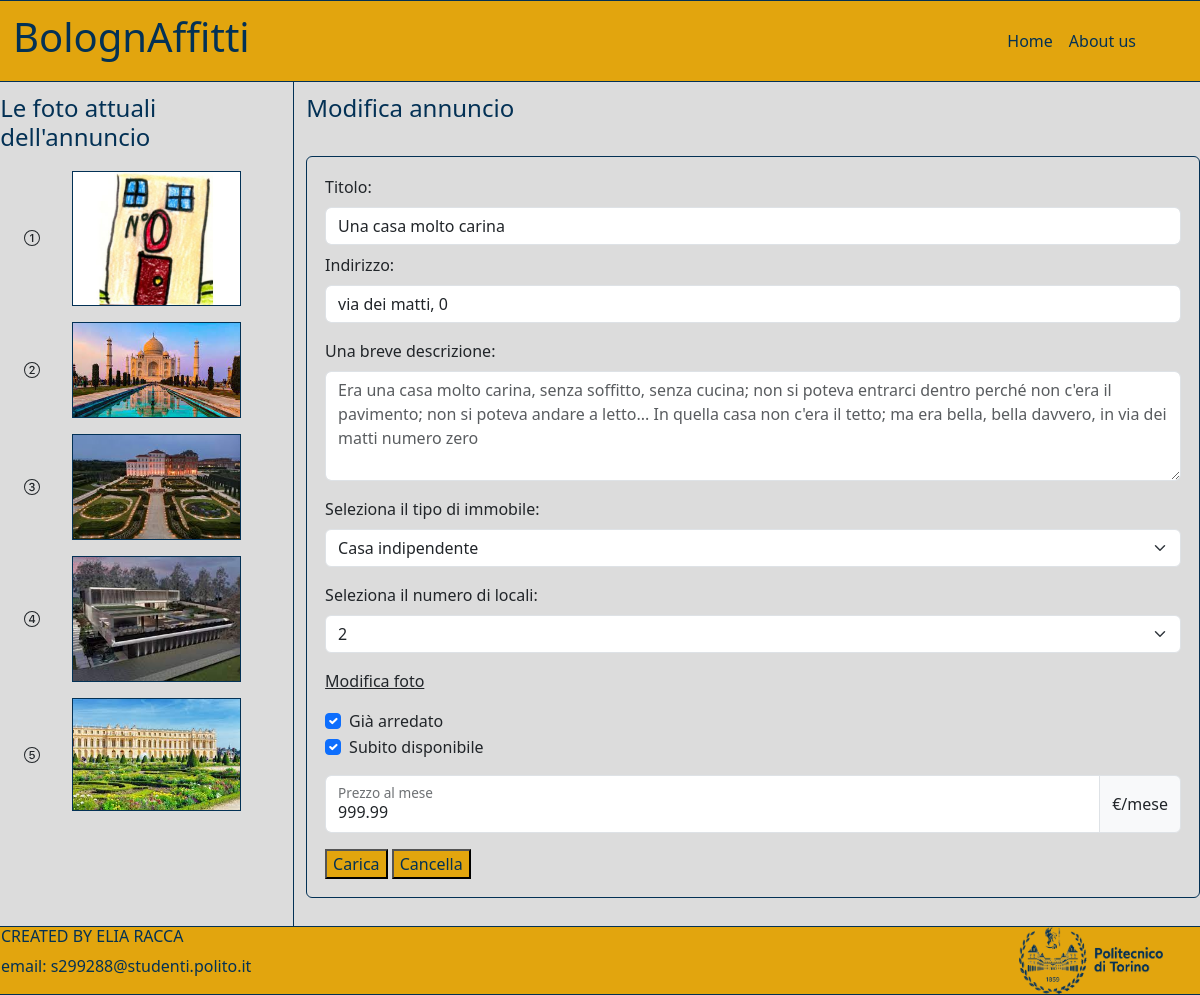
The page /modificaAnnuncio/1 (signed in) on the database its author committed.
### tables this page shows
CREATE TABLE "ANNUNCI" (
	"id_annuncio"	INTEGER NOT NULL UNIQUE,
	"titolo"	TEXT NOT NULL,
	"indirizzo"	TEXT NOT NULL,
	"tipoCasa"	TEXT NOT NULL,
	"numLocali"	INTEGER NOT NULL,
	"descrizione"	TEXT NOT NULL,
	"prezzo"	REAL NOT NULL,
	"isArredata"	INTEGER NOT NULL,
	"id_locatore"	INTEGER NOT NULL,
	"isDisponibile"	INTEGER NOT NULL,
	"url1"	TEXT NOT NULL,
	"url2"	TEXT,
	"url3"	TEXT,
	"url4"	TEXT,
	"url5"	TEXT,
	PRIMARY KEY("id_annuncio" AUTOINCREMENT),
	FOREIGN KEY("id_locatore") REFERENCES "UTENTI"("id_utente")
);

### app.py (the view)
@app.route('/modificaAnnuncio/<int:id>')
@login_required
def modifica_annuncio(id):
    annuncio_db = dao.get_annuncio_by_id(id)
    return render_template('modificaAnnuncio.html', annuncio = annuncio_db)

### app.py (called while the page is built)
@login_manager.user_loader
def load_user(user_id):
    db_user = dao.get_user_by_id(user_id)
    if db_user is not None:
        user = User(id=db_user['id_utente'], email=db_user['email'], nome=db_user['nome'], cognome=db_user['cognome'], password=db_user['password'], isLocatore=db_user['isLocatore'], isProfessionista=db_user['isProfessionista'], dataNascita=db_user['dataNascita'], imgProfilo=db_user['imgProfilo'])
        return user
    else:
        return None

### dao.py (called while the page is built)
def get_user_by_id(user_id):
    conn = sqlite3.connect('db/dbAffitti.db')
    conn.row_factory = sqlite3.Row
    cursor = conn.cursor()
    sql = 'SELECT * FROM UTENTI WHERE id_utente=?'
    cursor.execute(sql, (user_id, ))
    result = cursor.fetchone()
    cursor.close()
    conn.close()
    return result

def get_annuncio_by_id(id_annuncio):
    conn = sqlite3.connect('db/dbAffitti.db')
    conn.row_factory = sqlite3.Row
    cursor = conn.cursor()
    sql = 'SELECT * FROM ANNUNCI WHERE id_annuncio=?'
    cursor.execute(sql, (id_annuncio, ))
    result = cursor.fetchone()
    cursor.close()
    conn.close()
    return result

### templates/modificaAnnuncio.html (shortened to what this page needs)
{% extends "base.html" %}
{%block aside%}
<h4 class="titolo">Le foto attuali dell'annuncio</h4>
<section class="mt-3">
    <svg xmlns="http://www.w3.org/2000/svg" width="16" height="16" fill="currentColor" class="bi bi-1-circle ms-4" viewBox="0 0 16 16">
        <path d="M1 8a7 7 0 1 0 14 0A7 7 0 0 0 1 8m15 0A8 8 0 1 1 0 8a8 8 0 0 1 16 0M9.283 4.002V12H7.971V5.338h-.065L6.072 6.656V5.385l1.899-1.383z"/>
      </svg>
    <img src="{{url_for('static', filename = annuncio.url1)}}" class="fotoAnnuncio" alt="immagine principale dell'annuncio">
</section>
{%if annuncio.url2 != None%}
<section class="mt-3">
<img src="{{url_for('static', filename = annuncio.url2)}}" class="fotoAnnuncio">
</section>
{%endif%}
{%if annuncio.url3 != None%}
<section class="mt-3">
    <img src="{{url_for('static', filename = annuncio.url3)}}" class="fotoAnnuncio">
</section>
{%endif%}
{%if annuncio.url4 != None%}
<section class="mt-3">
    <img src="{{url_for('static', filename = annuncio.url4)}}" class="fotoAnnuncio">
</section>
{%endif%}
{%if annuncio.url5 != None%}
<section class="mt-3">
    <img src="{{url_for('static', filename = annuncio.url5)}}" class="fotoAnnuncio">
</section>
{%endif%}
{%endblock%}
{%block corpo%}
<h4 class="titolo">Modifica annuncio</h4>
<form action="{{url_for('update_annuncio', id_annuncio = annuncio.id_annuncio )}}" method="POST" id="formAnnuncio" class="py-3" enctype="multipart/form-data" tabindex="-1" aria-hidden="true">
    <article class="aggiungiAnnuncio rounded">
        <div class="mb-2">
            <label for="titoloText" class="form-label">Titolo:</label>
            <input type="text" class="form-control" id="titoloText" name="titolo" value="{{annuncio.titolo}}" required>
        </div>
        <div class="mb-3">
            <label for="titoloText" class="form-label">Indirizzo:</label>
            <input type="text" class="form-control" id="titoloText" name="indirizzo" value="{{annuncio.indirizzo}}" readonly required>
        </div>
        <div class="mb-3">
            <label for="descrizioneText" class="form-label">Una breve descrizione:</label>
            <textarea class="form-control" id="descrizioneText" name="descrizione" rows="4" placeholder="{{annuncio.descrizione}}"></textarea>
        </div>
        <div class="mb-3">
            <label for="tipoCasaSelect" class="form-label">Seleziona il tipo di immobile:</label>
            <select class="form-select" id="tipoCasaSelect" name="tipoCasa" aria-label="Default select example" required>
                <option value="1" {%if annuncio.tipoCasa == 'Casa indipendente' %}selected{%endif%}>Casa indipendente</option>
            </select>
        </div>
        <div class="mb-3">
            <label for="numLocaliSelect" class="form-label">Seleziona il numero di locali:</label>
            <select class="form-select" id="numLocaliSelect" name="numLocali" aria-label="Default select example" required>
                <option value="2" {%if annuncio.numLocali == 2 %}selected{%endif%}>2</option>
            </select>
        </div>
        <a class="text-reset" data-bs-toggle="collapse" href="#collapseFoto" aria-expanded="false" aria-controls="collapseFoto">Modifica foto</a>
        <div class="form-check mt-3">
            {%if annuncio.isArredata == 1%}
            <input class="form-check-input" type="checkbox" value="1" id="arredataCheck" name="isArredata" checked>
            <label class="form-check-label" for="arredataCheck">Già arredato</label>
            {%endif%}
        </div>
        <div class="form-check mb-3">
            {%if annuncio.isDisponibile == 1%}
            <input class="form-check-input" type="checkbox" value="1" id="disponibileCheck" name="isDisponibile" checked>
            <label class="form-check-label" for="disponibileCheck">Subito disponibile</label>
            {%endif%}
        </div>
        <div class="input-group mb-3">
            <div class="form-floating">
                <input type="text" class="form-control" id="prezzoText" name="prezzo" value="{{annuncio.prezzo}}" required>
                <label for="prezzoText">Prezzo al mese</label>
            </div>
            <span class="input-group-text">€/mese</span>
        </div>
        <button type="submit" class="bottoneLogin">Carica</button>
        <button type="reset" class="bottoneLogin">Cancella</button>
    </article>
</form>
{%endblock%}

### static/style.css (style rules this page uses)
.bottoneLogin { color: #033155; background-color: #e2a50e; }
.aggiungiAnnuncio { border-color: #033155; border-style: solid; border-width: 0.5px; background-color: transparent; padding: 2%; }
.titolo { color: #033155; padding-bottom: 1%; }
.fotoAnnuncio { width: 60%; margin-left: 10%; height: min-content; border-style: solid; border-color: #033155; border-width: 0.5px; }

### rows shown on the page
ANNUNCI: url1 (picture), url2 (picture), url3 (picture), url4 (picture), url5 (picture), titolo "Una casa molto carina", indirizzo "via dei matti, 0", descrizione "Era una casa molto carina, senza soffitto, senza cucina; non si poteva entrarci dentro perché non c'era il pavimento; non si poteva andare a letto... In quella casa non c'era il tetto; ma era bella, bella davvero, in via dei matti numero zero", tipoCasa "Casa indipendente", numLocali "2", prezzo "999.99"
